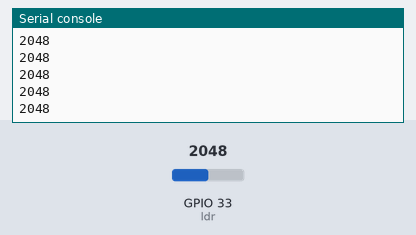
Recording of a program running on a simulated ESP32 board running MicroPython. On the bench: the last lines printed to the serial console. Inputs (shaded band) come from the test bench; at power-on: GPIO 33 (ldr) = 2048 (analog values on the 0–4095 scale).

Above: at 1.2 s.
1.3 s: GPIO 33 (ldr) set to 2866
At 1.56 s:
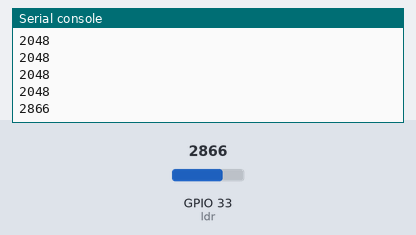
2.8 s: GPIO 33 (ldr) set to 3603
At 2.96 s:
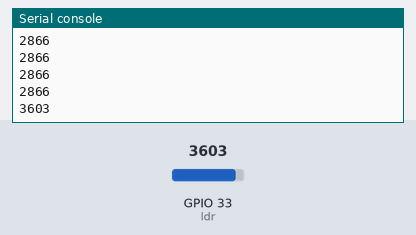
Timing chart, 0 to 5.8 s (numbered marks = the images above; inputs shaded):
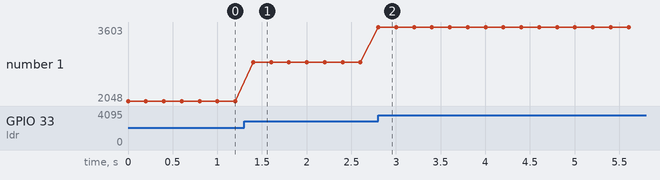

Measured:
- after the input at 1.3 s, the serial console: prints a new line after 0.10 s (image 1)
- after the input at 2.8 s, the serial console: prints a new line at once (image 2)
- plotted number 1: 2048 → 2866 after the input at 1.3 s, 2866 → 3603 after the input at 2.8 s

The program:

light_sensor.py
```python
from machine import Pin, ADC
from utime import sleep_ms

ldr = ADC(Pin(33))
ldr.atten(ADC.ATTN_11DB)

def light_value():
  return ldr.read() * 100 / 4095

def light_is_needed():
  return ldr.read() <= 0

if __name__==("__main__"):
    while True:
        print(ldr.read())
        sleep_ms(200)
```
